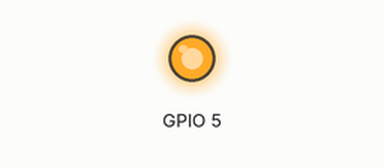
Recording of a program running on a simulated Raspberry Pi (BCM pin numbers). On the bench: output pins drawn as LEDs (lit = HIGH). At 0.0 s the program stops and its outputs stay as they are.

Above: at 0.1 s.
Timing chart, 0 to 1.5 s (numbered marks = the images above):
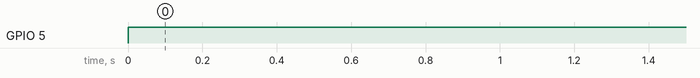

Measured:
- by itself, GPIO 5: LOW → HIGH at 0.00 s

The program:

activar.py
```python
#!/usr/bin/python
# -*- encoding: utf-8 -*-

#Importar libreria GPIO
import RPi.GPIO as GPIO

#Definir modo de trabajo para la placa BCM
GPIO.setmode(GPIO.BCM)

#Desactivo Errores
GPIO.setwarnings(False)

#Importamos la libreria time
import time

#Importamos la libreria para comandos de la consola/shell
import os

#Definir GPIO como Salida
GPIO.setup(5, GPIO.OUT)

#Asigno valor alto para que tenga corriente la salida de 3,3v por GPIO
GPIO.output(5, GPIO.HIGH)
```
